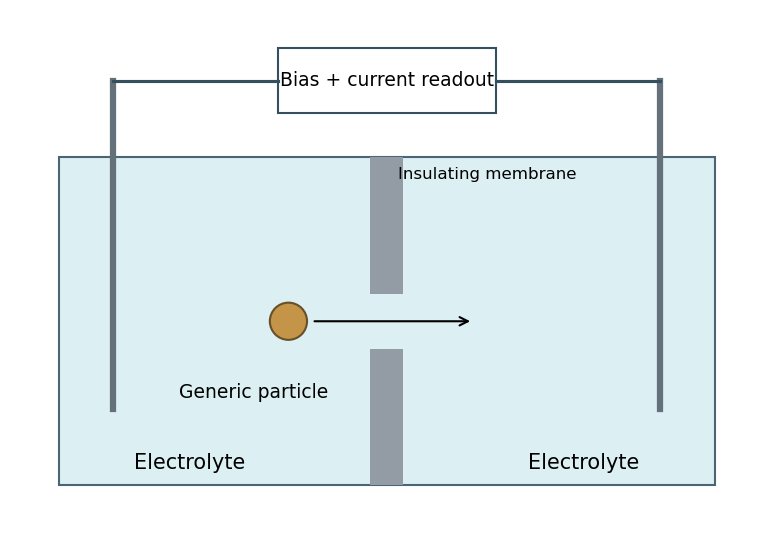

Generate this figure with Python:
"""Original explanatory figure; Python 3.14, matplotlib 3.10, numpy 2.3. Writes a basename PNG to cwd, normally mirrored _media."""
from pathlib import Path
import numpy as np
import matplotlib
matplotlib.use('Agg')
import matplotlib.pyplot as plt
from matplotlib.patches import Circle,Rectangle,Polygon,Arc
plt.rcParams.update({'font.size':10,'figure.facecolor':'white','axes.facecolor':'white'})

fig,ax=plt.subplots(figsize=(7,3.8));ax.set(xlim=(-.4,6.4),ylim=(-.5,4.3),aspect='equal');ax.axis('off');ax.add_patch(Rectangle((0,0),6,3,facecolor='#dceff3',edgecolor='#4b6574'))
for y in [0,1.75]:ax.add_patch(Rectangle((2.85,y),.3,1.25,facecolor='#939ca5'))
ax.add_patch(Circle((2.1,1.5),.17,facecolor='#c49449',edgecolor='#675027'));ax.annotate('',xy=(3.8,1.5),xytext=(2.3,1.5),arrowprops={'arrowstyle':'->'});ax.text(1.1,.8,'Generic particle',fontsize=9);ax.text(3.1,2.8,'Insulating membrane',ha='left',fontsize=8)
for x in [.5,5.5]:ax.plot([x,x],[.7,3.7],color='#64717a',lw=3)
ax.plot([.5,2],[3.7,3.7],color='#344f5d');ax.plot([4,5.5],[3.7,3.7],color='#344f5d');ax.add_patch(Rectangle((2,3.4),2,.6,facecolor='white',edgecolor='#344f5d'));ax.text(3,3.7,'Bias + current readout',ha='center',va='center',fontsize=9);ax.text(1.2,.15,'Electrolyte',ha='center');ax.text(4.8,.15,'Electrolyte',ha='center');fig.tight_layout()

fig.savefig(Path(__file__).with_suffix('.png').name,dpi=150,facecolor='white',bbox_inches='tight');plt.close(fig)
